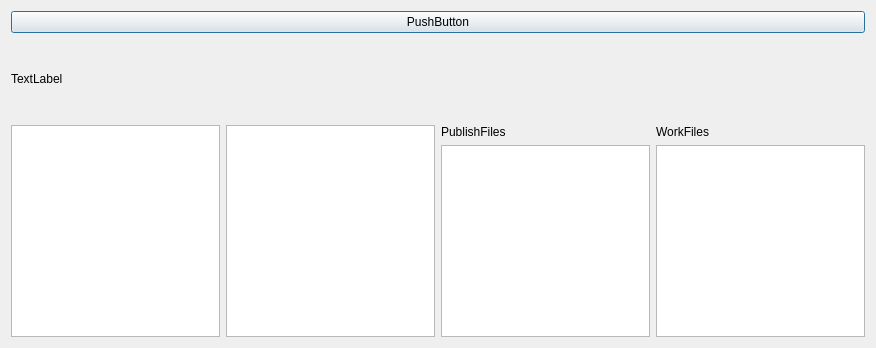
<?xml version="1.0" encoding="UTF-8"?>
<ui version="4.0">
 <class>Dialog_AliyunOSS</class>
 <widget class="QDialog" name="Dialog_AliyunOSS">
  <property name="geometry">
   <rect>
    <x>0</x>
    <y>0</y>
    <width>876</width>
    <height>348</height>
   </rect>
  </property>
  <property name="windowTitle">
   <string>Report a bug!</string>
  </property>
  <layout class="QVBoxLayout" name="verticalLayout_2">
   <item>
    <layout class="QVBoxLayout" name="verticalLayout_3" stretch="1,0">
     <item>
      <widget class="QPushButton" name="pushButton_2">
       <property name="text">
        <string>PushButton</string>
       </property>
      </widget>
     </item>
     <item>
      <widget class="QLabel" name="label">
       <property name="text">
        <string>TextLabel</string>
       </property>
      </widget>
     </item>
    </layout>
   </item>
   <item>
    <layout class="QHBoxLayout" name="horizontalLayout">
     <item>
      <widget class="QTreeView" name="treeView_hierarchy"/>
     </item>
     <item>
      <widget class="QListView" name="listView_task"/>
     </item>
     <item>
      <layout class="QVBoxLayout" name="verticalLayout_publish">
       <item>
        <widget class="QLabel" name="label_publish">
         <property name="text">
          <string>PublishFiles</string>
         </property>
        </widget>
       </item>
       <item>
        <widget class="QListView" name="listView_publishfiles">
         <property name="enabled">
          <bool>true</bool>
         </property>
        </widget>
       </item>
      </layout>
     </item>
     <item>
      <layout class="QVBoxLayout" name="verticalLayout_work">
       <item>
        <widget class="QLabel" name="label_work">
         <property name="text">
          <string>WorkFiles</string>
         </property>
        </widget>
       </item>
       <item>
        <widget class="QListView" name="listView_workfiles"/>
       </item>
      </layout>
     </item>
    </layout>
   </item>
  </layout>
 </widget>
 <resources>
  <include location="resources.qrc"/>
 </resources>
 <connections/>
</ui>
